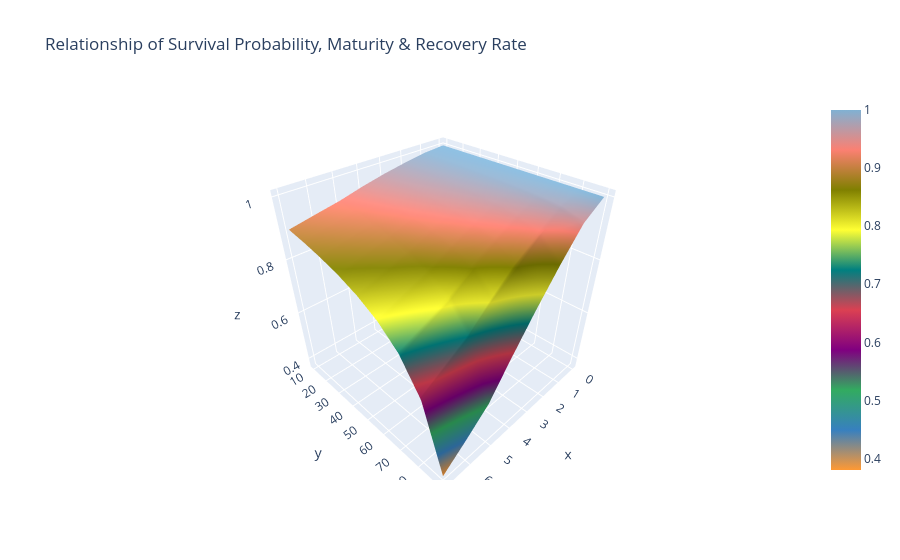

Notebook source saved alongside this figure:
### Markdown cell above
The low levels of recovery rates have almost no effect on the shape of the survival probability curve, while the high levels induce a skew. The relationship between credit spreads, hazard rates, and recovery rates is also approximated using the Credit Triangle:

$$
CDS = \lambda \cdot (1 - R)
$$

that applies over small timescale.

### Code cell
# surface plot 
sp.iplot(
    kind='surface',
    layout=dict(
        title='Relationship of Survival Probability, Maturity & Recovery Rate'
    )
)

### Figure 1 — Plotly figure (JSON) as saved in the notebook; plotly's stock layout.template omitted (floating-point values rounded to 4 significant figures)
{"data": [{"colorscale": [[0, "rgb(255, 153, 51)"], [0.1111, "rgb(55, 128, 191)"], [0.2222, "rgb(50, 171, 96)"], [0.3333, "rgb(128, 0, 128)"], [0.4444, "rgb(219, 64, 82)"], [0.5556, "rgb(0, 128, 128)"], [0.6667, "rgb(255, 255, 51)"], [0.7778, "rgb(128, 128, 0)"], [0.8889, "rgb(251, 128, 114)"], [1, "rgb(128, 177, 211)"]], "type": "surface", "x": [0, 1, 2, 3, 4, 5, 6, 7], "y": [10, 20, 30, 40, 50, 60, 70, 80, 90], "z": [[1.0, 0.9945, 0.983, 0.969, 0.952, 0.9318, 0.9163, 0.9002], [1.0, 0.9938, 0.9809, 0.9652, 0.9462, 0.9236, 0.9064, 0.8884], [1.0, 0.9929, 0.9782, 0.9603, 0.9388, 0.9132, 0.8937, 0.8735], [1.0, 0.9917, 0.9746, 0.9539, 0.9289, 0.8994, 0.8771, 0.854], [1.0, 0.9901, 0.9696, 0.945, 0.9154, 0.8805, 0.8544, 0.8274], [1.0, 0.9877, 0.9623, 0.9318, 0.8954, 0.8529, 0.8213, 0.789], [1.0, 0.9836, 0.9501, 0.9102, 0.8631, 0.8087, 0.769, 0.7288], [1.0, 0.9756, 0.9264, 0.8687, 0.802, 0.7266, 0.6737, 0.6212], [1.0, 0.9524, 0.8597, 0.7565, 0.6437, 0.5241, 0.4496, 0.3801]]}], "layout": {"title": {"text": "Relationship of Survival Probability, Maturity & Recovery Rate"}}}
